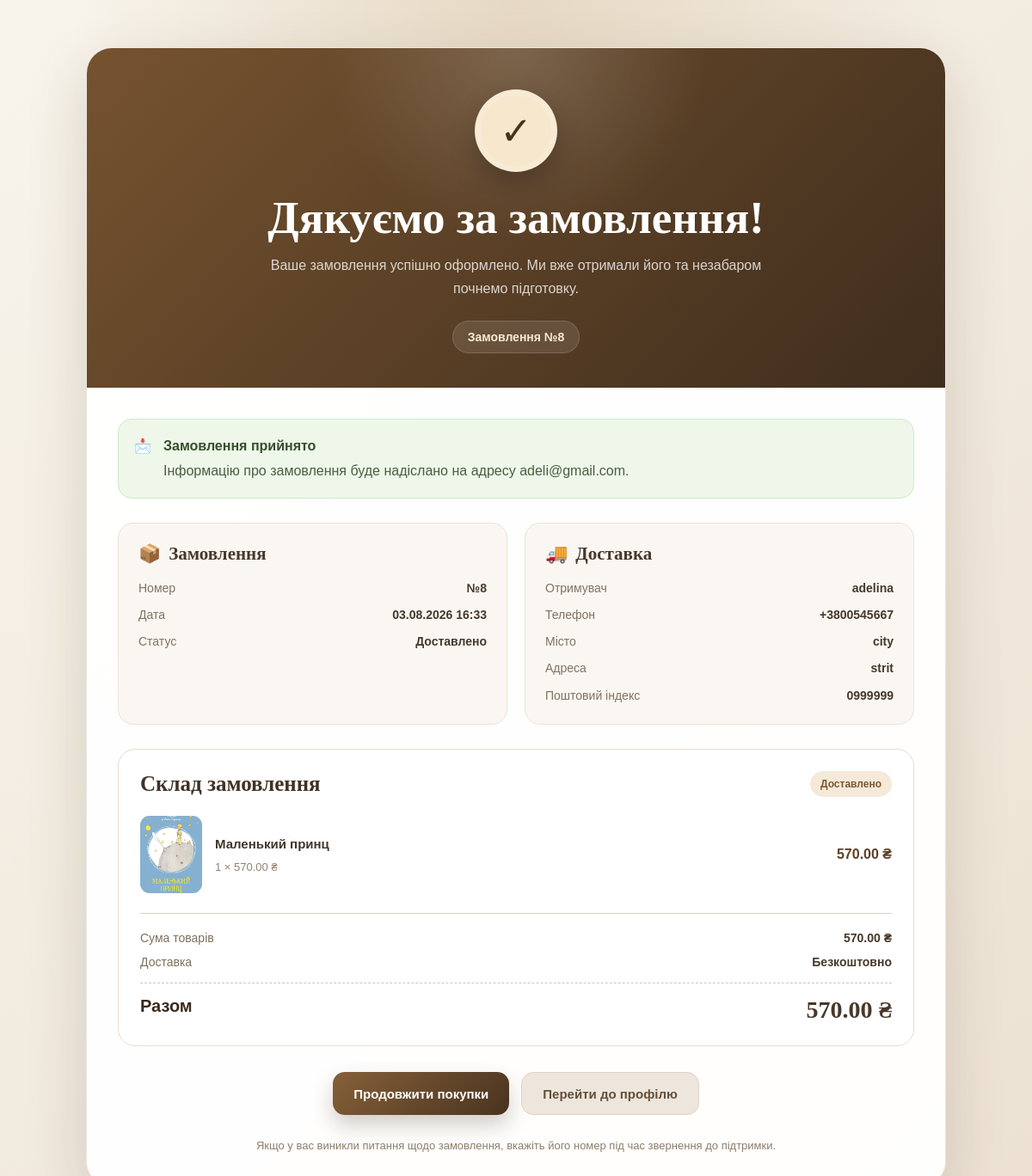
Page /checkout/success/8/ (signed in) on the committed database.
### orders/models.py (models this page shows, shortened)
class Order(models.Model):
    user = models.ForeignKey(
        settings.AUTH_USER_MODEL,
        on_delete=models.CASCADE,
        related_name='orders',
        verbose_name='Користувач',
    )
    coupon = models.ForeignKey(
        Coupon,
        on_delete = models.SET_NULL,
        null = True,
        blank=True,
        related_name='orders',
        verbose_name='Промокод'
    )
    status = models.CharField(
        'Статус',
        max_length=20,
        choices=OrderStatus.choices,
        default=OrderStatus.PENDING,
        db_index=True,
    )
    subtotal = models.DecimalField(
        'Сума товарів',
        max_digits=12,
        decimal_places=2,
        default=Decimal(0.00),
    )
    discount_amount = models.DecimalField(
        'Знижка',
        max_digits=12,
        decimal_places=2,
        default=Decimal(0.00),
    )
    total = models.DecimalField(
        'Загальна сума',
        max_digits=12,
        decimal_places=2,
        default=Decimal(0.00),
    )
    payment_method = models.CharField(
        'Спосіб оплати',
        max_length=20,
        choices=PaymentMethod.choices,
        default=PaymentMethod.CARD
    )
    estimated_delivery_date = models.DateTimeField(
        'Орієнтовна дата доставки',
        blank=True,
        null=True,
    )
    created_at = models.DateTimeField(
        'Дата створення',
        auto_now_add=True,
        db_index=True,
    )
    updated_at = models.DateTimeField(
        'Дата оновлення',
        auto_now=True,
    )
    class Meta:
        ordering = ['-created_at']
        verbose_name = 'Замовлення'
        verbose_name_plural = 'Замовлення'

class ShippingAddress(models.Model):
    order = models.OneToOneField(
        Order,
        on_delete=models.CASCADE,
        related_name='shipping_address',
        verbose_name='Замовлення',
    )
    recipient_name = models.CharField(
        'Ім’я та прізвище',
        max_length=150,
    )
    recipient_email = models.EmailField(
        'Email',
        max_length=150,
    )
    phone = models.CharField(
        'Телефон',
        max_length=20,
    )
    city = models.CharField(
        'Місто',
        max_length=100,
    )
    postal_code = models.CharField(
        'Поштовий індекс',
        max_length=10,
        blank=True,
    )
    address_line = models.CharField(
        'Адреса або номер відділення',
        max_length=255,
    )
    comment = models.TextField(
        'Коментар до доставки',
        blank=True,
    )
    class Meta:
        verbose_name = 'Адреса доставки'
        verbose_name_plural = 'Адреси доставки'

class OrderItem(models.Model):
    order = models.ForeignKey(
        Order,
        on_delete=models.CASCADE,
        related_name='items',
        verbose_name='Замовлення',
    )
    product = models.ForeignKey(
        Product,
        on_delete=models.PROTECT,
        related_name='order_items',
        verbose_name='Товар',
    )
    product_name = models.CharField(
        'Назва товару',
        max_length=200,
    )
    price = models.DecimalField(
        'Ціна за одиницю',
        max_digits=12,
        decimal_places=2,
    )
    quantity = models.PositiveIntegerField(
        'Кількість',
        default=1,
    )
    class Meta:
        constraints = [
            models.UniqueConstraint(
                fields=['order', 'product'],
                name='unique_product_in_order',
            ),
        ]
        verbose_name = 'Позиція замовлення'
        verbose_name_plural = 'Позиції замовлення'
    @property
    def total_price(self):
        return self.price * self.quantity

### store/models.py (models this page shows, shortened)
class Product(models.Model):
    category = models.ForeignKey(Category, on_delete=models.CASCADE, related_name='products')
    name = models.CharField(max_length=100, unique=True)
    description = models.TextField(max_length=500)
    price = models.DecimalField(max_digits=10, decimal_places=2)
    genre = models.CharField(max_length=100)
    stock = models.PositiveIntegerField(default=0)
    is_available = models.BooleanField(default=True)
    created_at = models.DateField(auto_now_add=True)
    author = models.CharField(max_length=200)
    main_image = models.ImageField(
        upload_to='products/%Y/%m/%d/',
        validators=[
            FileExtensionValidator(
                allowed_extensions=['jpg', 'jpeg', 'png', 'webp']
            )
        ],
        help_text='Дозволені формати: JPG, JPEG, PNG, WebP',
        blank=True,
        null=True
    )
    is_featured = models.BooleanField(default=False)
    class Meta:
        verbose_name = 'Book'
        verbose_name_plural = 'Books'
        ordering = ['name' ]

### checkout/views.py (the view)
@login_required
def checkout_success(request, order_id):
    order = get_object_or_404(
        Order.objects
        .select_related(
            'user',
            'shipping_address',
        )
        .prefetch_related(
            'items__product',
        ),
        id=order_id,
        user=request.user,
    )
    return render(
        request,
        'checkout/checkout_success.html',
        {
            'order': order,
        }
    )

### cart/context_processors.py (called while the page is built)
def cart(request):
    return {
        'cart' : Cart(request)
    }

### store/context_processors.py (called while the page is built, shortened)
def recently_viewed_products(request):
    product_ids = request.session.get('recently_viewed', [])
    if not product_ids:
        return {
            'recently_viewed_products': [],
        }

### checkout/templates/checkout/checkout_success.html (shortened to what this page needs)
{% load static %}
<!DOCTYPE html>
<html lang="uk">
<head>
</head>
<body>
<main class="success-page">
    <section class="success-card">
        <header class="success-header">
            <div class="success-icon">
                ✓
            </div>
            <h1>Дякуємо за замовлення!</h1>
            <p>
                Ваше замовлення успішно оформлено.
                Ми вже отримали його та незабаром почнемо підготовку.
            </p>
            <div class="order-number">
                Замовлення №{{ order.id }}
            </div>
        </header>
        <div class="success-content">
            <div class="status-message">
                <span>📩</span>
                <div>
                    <strong>Замовлення прийнято</strong>
                    Інформацію про замовлення буде надіслано на
                    адресу {{ order.shipping_address.recipient_email }}.
                </div>
            </div>
            <div class="info-grid">
                <section class="info-card">
                    <h2>
                        <span>📦</span>
                        Замовлення
                    </h2>
                    <div class="info-list">
                        <div class="info-row">
                            <span>Номер</span>
                            <strong>№{{ order.id }}</strong>
                        </div>
                        <div class="info-row">
                            <span>Дата</span>
                            <strong>
                                {{ order.created_at|date:"d.m.Y H:i" }}
                            </strong>
                        </div>
                        <div class="info-row">
                            <span>Статус</span>
                            <strong>
                                {{ order.get_status_display }}
                            </strong>
                        </div>
                    </div>
                </section>
                <section class="info-card">
                    <h2>
                        <span>🚚</span>
                        Доставка
                    </h2>
                    <div class="info-list">
                        <div class="info-row">
                            <span>Отримувач</span>
                            <strong>
                                {{ order.shipping_address.recipient_name }}
                            </strong>
                        </div>
                        <div class="info-row">
                            <span>Телефон</span>
                            <strong>
                                {{ order.shipping_address.phone }}
                            </strong>
                        </div>
                        <div class="info-row">
                            <span>Місто</span>
                            <strong>
                                {{ order.shipping_address.city }}
                            </strong>
                        </div>
                        <div class="info-row">
                            <span>Адреса</span>
                            <strong>
                                {{ order.shipping_address.address_line }}
                            </strong>
                        </div>
                        {% if order.shipping_address.postal_code %}
                            <div class="info-row">
                                <span>Поштовий індекс</span>
                                <strong>
                                    {{ order.shipping_address.postal_code }}
                                </strong>
                            </div>
                        {% endif %}
                    </div>
                </section>
            </div>
            <section class="order-section">
                <div class="order-section-title">
                    <h2>Склад замовлення</h2>
                    <span class="order-status">
                        {{ order.get_status_display }}
                    </span>
                </div>
                <div class="order-products">
                    {% for item in order.items.all %}
                        <div class="order-product">
                            {% if item.product.main_image %}
                                <img
                                    src="{{ item.product.main_image.url }}"
                                    alt="{{ item.product_name }}"
                                    class="product-image"
                                >
                            {% else %}
                                <div class="product-image-placeholder">
                                    📖
                                </div>
                            {% endif %}
                            <div>
                                <p class="product-name">
                                    {{ item.product_name }}
                                </p>
                                <span class="product-quantity">
                                    {{ item.quantity }} ×
                                    {{ item.price }} ₴
                                </span>
                            </div>
                            <div class="product-total">
                                {{ item.total_price }} ₴
                            </div>
                        </div>
                    {% empty %}
                        <p>Позиції замовлення відсутні.</p>
                    {% endfor %}
                </div>
                <div class="order-totals">
                    <div class="total-row">
                        <span>Сума товарів</span>
                        <strong>{{ order.subtotal }} ₴</strong>
                    </div>
                    <div class="total-row">
                        <span>Доставка</span>
                        <strong>Безкоштовно</strong>
                    </div>
                    <div class="total-row final-total">
                        <span>Разом</span>
                        <strong>{{ order.total }} ₴</strong>
                    </div>
                </div>
            </section>
            <div class="success-actions">
                <a
                    href="{% url 'store:home' %}"
                    class="button button-primary"
                >
                    Продовжити покупки
                </a>
                <a
                    href="{% url 'users:profile' %}"
                    class="button button-secondary"
                >
                    Перейти до профілю
                </a>
            </div>
            <p class="support-note">
                Якщо у вас виникли питання щодо замовлення,
                вкажіть його номер під час звернення до підтримки.
            </p>
        </div>
    </section>
</main>
</body>
</html>

### rows in the picture
Order: id "8", shipping_address.recipient_email "adeli@gmail.com", created_at "03.08.2026 16:33", status "Доставлено", shipping_address.recipient_name "adelina", shipping_address.phone "+3800545667", shipping_address.city "city", shipping_address.address_line "strit", shipping_address.postal_code "0999999", subtotal "570.00", total "570.00"
OrderItem: product.main_image (picture), product_name "Маленький принц", quantity "1", price "570.00", total_price "570.00"
